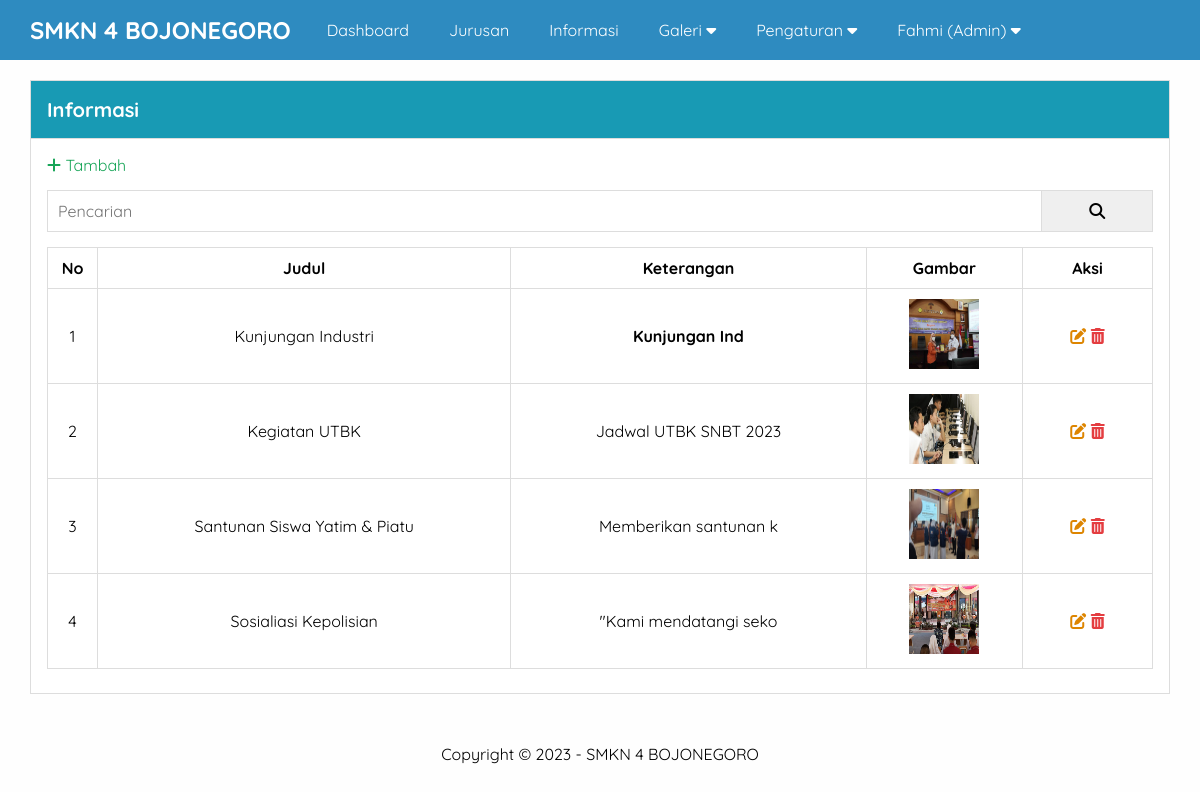
The app's page /admin/informasi.php (signed in) with its own data.
### tables this page shows
CREATE TABLE `pengaturan` (
  `id` int(11) NOT NULL,
  `nama` varchar(50) NOT NULL,
  `email` varchar(50) NOT NULL,
  `telepon` varchar(20) NOT NULL,
  `alamat` text NOT NULL,
  `logo` varchar(50) NOT NULL,
  `favicon` varchar(50) NOT NULL,
  `tentang_sekolah` text NOT NULL,
  `foto_sekolah` varchar(50) NOT NULL,
  `google_maps` text NOT NULL,
  `nama_kepsek` varchar(50) NOT NULL,
  `foto_kepsek` varchar(50) NOT NULL,
  `sambutan_kepsek` text NOT NULL,
  `created_at` timestamp NOT NULL DEFAULT current_timestamp(),
  `updated_at` datetime DEFAULT NULL
);

CREATE TABLE `informasi` (
  `id` int(11) NOT NULL,
  `judul` varchar(255) NOT NULL,
  `keterangan` text NOT NULL,
  `gambar` varchar(50) NOT NULL,
  `created_at` timestamp NOT NULL DEFAULT current_timestamp(),
  `updated_at` datetime DEFAULT NULL,
  `created_by` int(11) NOT NULL
);

### admin/informasi.php (the view, shortened to what this page needs)
<?php include 'header.php';
?>
<div class="content">
  <div class="container">
    <div class="box">
      <div class="box-header">
        Informasi
      </div>
      <div class="box-body">
        <a href="tambah-informasi.php" class="text-green"><i class="fa fa-plus"></i> Tambah</a>
        <form action="" method="GET">
          <div class="input-group">
            <input type="text" name="key" placeholder="Pencarian">
            <button type="submit"><i class="fa fa-search"></i></button>
          </div>
        </form>
        <table class="table">
          <thead>
            <tr>
              <th>No</th>
              <th>Judul</th>
              <th>Keterangan</th>
              <th>Gambar</th>
              <th>Aksi</th>
            </tr>
          </thead>
          <tbody>
            <?php
            $where = " WHERE 1=1 ";
            $informasi = mysqli_query($conn, "SELECT * FROM informasi $where ORDER BY id DESC");
            if (mysqli_num_rows($informasi) > 0) {
              $no = 1;
              while ($p = mysqli_fetch_array($informasi)) {
            ?>
                <tr align="center">
                  <td><?= $no++; ?></td>
                  <td><?= $p['judul']; ?></td>
                  <td><?= substr($p['keterangan'], 0, 50) ?></td>
                  <td><a href="../uploads/informasi/<?= $p['gambar']; ?>" target="_blank"><img src="../uploads/informasi/<?= $p['gambar']; ?>" width="70px" height="70px"></a></td>
                  <td>
                    <a href="edit-informasi.php?id=<?= $p['id']; ?>" class="text-orange" title="Edit Data"><i class="fa fa-edit"></i></a>
                    <a href="hapus-informasi.php?idinformasi=<?= $p['id']; ?>" class="text-red" title="Hapus Data" onclick="return confirm('Yakin Hapus?')"><i class="fa-solid fa-trash-can"></i></a>
                  </td>
                </tr>
              <?php }
            } else { ?>
              <tr>
                <td colspan="5">Data Tidak Ada</td>
              </tr>
            <?php } ?>
          </tbody>
        </table>
      </div>
    </div>
  </div>
</div>
<?php include 'footer.php'; ?>

### admin/header.php (shortened to what this page needs)
<?php
include "../koneksi.php";
$identitas = mysqli_query($conn, "SELECT * FROM pengaturan ORDER BY id DESC LIMIT 1");
$d = mysqli_fetch_object($identitas);
?>
<!DOCTYPE html>
<html lang="en">
<head>
  <link rel="stylesheet" href="../assets/css/style.css">
  <link rel="stylesheet" href="https://cdnjs.cloudflare.com/ajax/libs/font-awesome/6.1.1/css/all.min.css" />
</head>
<body class="bg-light">
  <div class="navbar">
    <div class="container">
      <h2 class="nav-brand float-left"><a href="index.php"><?= $d->nama; ?></a></h2>
      <ul class="nav-menu float-left">
        <li><a href="index.php">Dashboard</a></li>
        <?php
        if ($_SESSION['ulevel'] == 'Super Admin') { ?>
          <li><a href="pengguna.php">Pengguna</a></li>
        <?php
        } elseif ($_SESSION['ulevel'] == 'Admin') {
        ?>
          <li><a href="jurusan.php">Jurusan</a></li>
          <li><a href="informasi.php">Informasi</a></li>
          <li>
            <a href="#">Galeri <i class="fa fa-caret-down"></i></a>
          </li>
          <li>
            <a href="#">Pengaturan <i class="fa fa-caret-down"></i></a>
          </li>
        <?php } ?>
        <li>
          <a href="#"><?= $_SESSION['uname'] ?> (<?= $_SESSION['ulevel'] ?>) <i class="fa fa-caret-down"></i></a>
        </li>
      </ul>
    </div>
  </div>

### admin/footer.php
<div class="footer">
  <div class="container text-center">
    Copyright &copy; 2023 - <?= $d->nama; ?>
  </div>
</div>
</body>
</html>

### assets/css/style.css (style rules this page uses)
* { margin: 0; padding: 0; font-family: "Quicksand", sans-serif; box-sizing: border-box; }
a { text-decoration: none; }
.container { width: 1140px; margin: 0 auto; }
.container::after { content: ''; display: block; clear: both; }
.bg-light { background-color: #fefefe; }
.box { border: 1px solid #ddd; background-color: #fff; }
.box-header { padding: 16px; border-bottom: 1px solid #ddd; background-color: #189AB4; color: #fff; font-size: 20px; font-weight: 900; }
.box-body { padding: 16px; }
form { margin: 15px 0; }
.text-center { text-align: center !important; }
.navbar { height: 60px; width: 100%; background-color: #2E8BC0; position: fixed; top: 0; z-index: 1000; }
.navbar a { color: #fff; }
.nav-brand { display: inline-block; padding: 15px 0; margin-right: 16px; }
.float-left { float: left; }
.nav-menu { display: flex; list-style: none; }
.nav-menu li a { padding: 20px; display: inline-block; }
.table { width: 100%; border-collapse: collapse; margin: 8px 0; }
.table th, .table td { border: 1px solid #ddd; padding: 10px; }
.table td:first-child { width: 50px; text-align: center; }
.table td:last-child { width: 130px; text-align: center; }
.content { padding: 80px 0 30px 0; }
.footer { padding: 20px 0; }
.text-red { color: #e43d40; }
.text-orange { color: #dd8500; }
.text-green { color: #18a558; }
table tr th { font-weight: bold; }
.input-group:after { content: ''; clear: both; display: block; }
.input-group input[type="text"] { width: 90%; padding: 10px; font-size: 16px; float: left; border: 1px solid #ddd; }
.input-group button { width: 10%; padding: 10px; font-size: 16px; float: left; border: 1px solid #ddd; border-left: none; }

### records on screen
pengaturan: nama "SMKN 4 BOJONEGORO"
informasi: judul "Kunjungan Industri", keterangan "Kunjungan Ind", gambar (picture)
informasi: judul "Kegiatan UTBK", keterangan "Jadwal UTBK SNBT 2023", gambar (picture)
informasi: judul "Santunan Siswa Yatim & Piatu", keterangan "Memberikan santunan k", gambar (picture)
informasi: judul "Sosialiasi Kepolisian", keterangan "\"Kami mendatangi seko", gambar (picture)

### other values on screen
$_SESSION['uname'] "Fahmi"
$_SESSION['ulevel'] "Admin"
